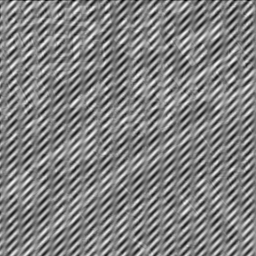
%> input picture lab2/images/freqdist.png, 256 x 256 px
$ octave lab2_q14.m   (GNU Octave 9; MATLAB toolbox functions it lacks are replaced by stand-ins)
%> lines starting %> are read from the running program, lines starting %| are printed output that depends on the picture
I = imread('freqdist.png')
%> I is the input picture: size 256x256 uint8; min 4, max 247, mean 129.5

% FFT of image
I = double(I);
%> I: size 256x256 double
fft_i= fft2(I);
% FFT of the filter
t = 10
[xsize, ysize] = size(I);
%> xsize = 256; ysize = 256
[xx,yy] = meshgrid(-xsize/2: xsize/2-1, -ysize/2 : ysize/2-1);
gauss=1/2/pi/t*exp(-((xx).^2+(yy).^2)/t/2);
gaussfft = fft2(gauss)
% Applyting the filter
fft_m = fft_i .* gaussfft
% IFFT of the result
new_m = ifft2(fft_m)
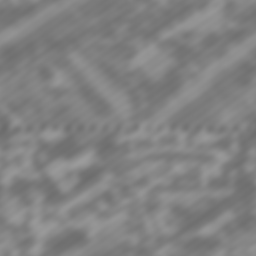
%> new_m: size 256x256 double; min 108.4, max 155.9, mean 129.5
caxis([0,255])
%Plotting
subplot(2,1,1)
imagesc(I)
subplot(2,1,2)
imagesc(new_m)
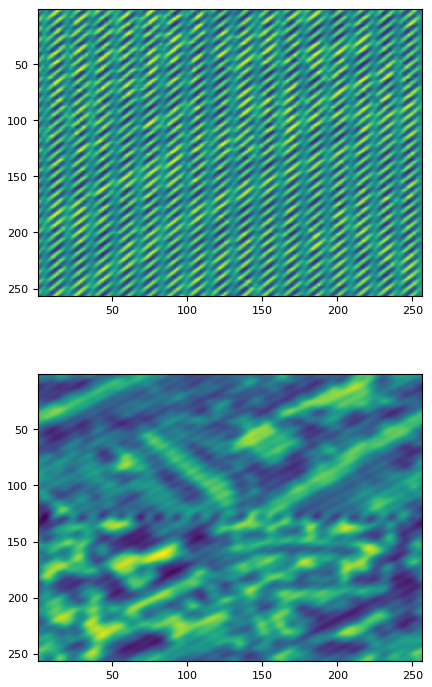
%> figure redrawn from the program's plot data, 2 panels
